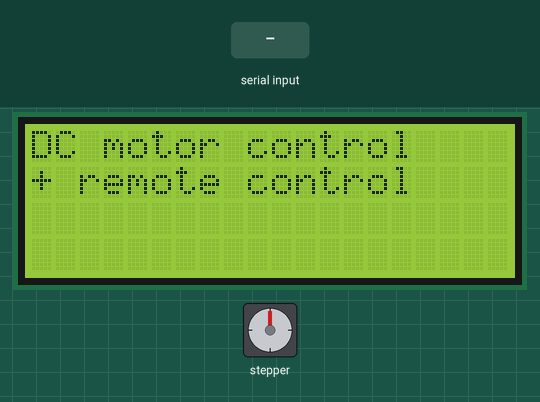
This sketch was run on a simulated Arduino Uno, built with avr-gcc and run on an emulated ATmega328P. On the bench: stepper motor, 20×4 character LCD. Wiring (inferred from the names in the program): stepper motor (2048 steps per turn assumed): coils pin 4, pin 5, pin 6, pin 7. The test bench sets the inputs (shaded band).

Above: at 2.2 s.
2.3 s: "W" received over Serial
At 3.5 s:
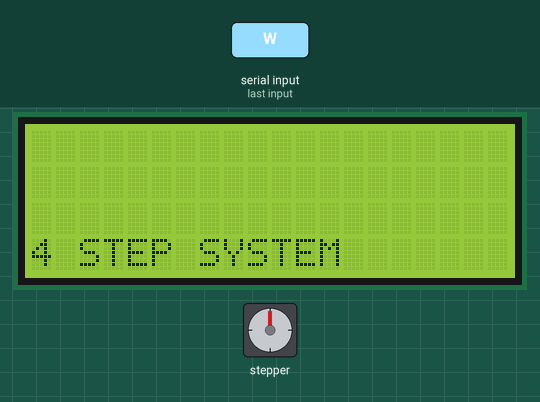
3.8 s: "Z" received over Serial
At 5.0 s:
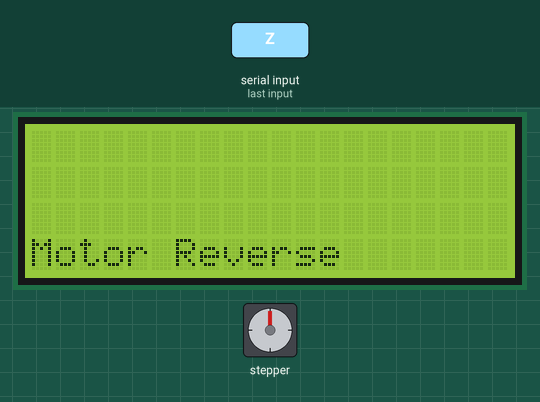
5.3 s: "E" received over Serial
At 5.7 s:
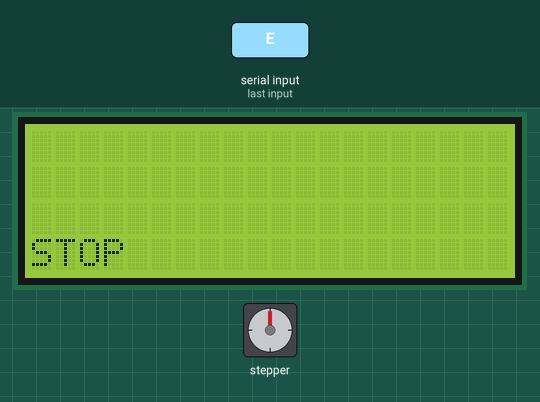
Timing chart, 0 to 8.3 s (numbered marks = the images above; inputs shaded):
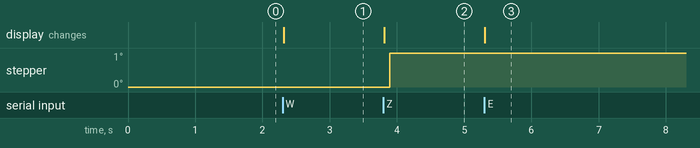

Measured:
- after the input at 2.3 s, the display: changes at once (image 1)
- after the input at 5.3 s, the display: changes at once (image 3)

The sketch:

stepperRF_receiver.ino
```cpp
#include <LiquidCrystal.h>
LiquidCrystal lcd(13, 12, 11, 10, 9, 8);
#define STEPPER_MOTOR_PHASE_A 4
#define STEPPER_MOTOR_PHASE_B 5
#define STEPPER_MOTOR_PHASE_C 6
#define STEPPER_MOTOR_PHASE_D 7
void setup()
{
 Serial.begin(9600);
 lcd.begin(20,4);
 pinMode(STEPPER_MOTOR_PHASE_A, OUTPUT);
 pinMode(STEPPER_MOTOR_PHASE_B, OUTPUT);
 pinMode(STEPPER_MOTOR_PHASE_C, OUTPUT);
 pinMode(STEPPER_MOTOR_PHASE_D, OUTPUT);
 lcd.setCursor(0,0);
 lcd.print("DC motor control");
 lcd.setCursor(0,1);
 lcd.print("+ remote control");
 delay(1000);
}
void loop()
{
char LABVIEW_SERIAL_CHAR;
LABVIEW_SERIAL_CHAR=Serial.read();
 if (LABVIEW_SERIAL_CHAR=='W')

 {
    lcd.clear();
    lcd.setCursor(0,3);
    lcd.print("4 STEP SYSTEM");
    digitalWrite(STEPPER_MOTOR_PHASE_A, HIGH);
    digitalWrite(STEPPER_MOTOR_PHASE_B, LOW);
    digitalWrite(STEPPER_MOTOR_PHASE_C, LOW);
    digitalWrite(STEPPER_MOTOR_PHASE_D, LOW);
    delay(20);
    digitalWrite(STEPPER_MOTOR_PHASE_A, LOW);
    digitalWrite(STEPPER_MOTOR_PHASE_B, HIGH);
    digitalWrite(STEPPER_MOTOR_PHASE_C, LOW);
    digitalWrite(STEPPER_MOTOR_PHASE_D, LOW);
    delay(20);
    digitalWrite(STEPPER_MOTOR_PHASE_A, LOW);
    digitalWrite(STEPPER_MOTOR_PHASE_B, LOW);
    digitalWrite(STEPPER_MOTOR_PHASE_C, HIGH);
    digitalWrite(STEPPER_MOTOR_PHASE_D, LOW);
    delay(20);
    digitalWrite(STEPPER_MOTOR_PHASE_A, LOW);
    digitalWrite(STEPPER_MOTOR_PHASE_B, LOW);
  digitalWrite(STEPPER_MOTOR_PHASE_C, LOW);
    digitalWrite(STEPPER_MOTOR_PHASE_D, HIGH);
 }
 else if (LABVIEW_SERIAL_CHAR=='Z')
 {
   lcd.clear();
   lcd.setCursor(0,3);
   lcd.print("Motor Reverse");
   digitalWrite(STEPPER_MOTOR_PHASE_A, HIGH);
   digitalWrite(STEPPER_MOTOR_PHASE_B, LOW);
   digitalWrite(STEPPER_MOTOR_PHASE_C, LOW);
   digitalWrite(STEPPER_MOTOR_PHASE_D, LOW);
   delay(20);
   digitalWrite(STEPPER_MOTOR_PHASE_A, HIGH);
   digitalWrite(STEPPER_MOTOR_PHASE_B, HIGH);
   digitalWrite(STEPPER_MOTOR_PHASE_C, LOW);
   digitalWrite(STEPPER_MOTOR_PHASE_D, LOW);
   delay(20);
   digitalWrite(STEPPER_MOTOR_PHASE_A, LOW);
   digitalWrite(STEPPER_MOTOR_PHASE_B, HIGH);
   digitalWrite(STEPPER_MOTOR_PHASE_C, LOW);
   digitalWrite(STEPPER_MOTOR_PHASE_D, LOW);
   delay(20);
   digitalWrite(STEPPER_MOTOR_PHASE_A, LOW);
   digitalWrite(STEPPER_MOTOR_PHASE_B, HIGH);
   digitalWrite(STEPPER_MOTOR_PHASE_C, HIGH);
   digitalWrite(STEPPER_MOTOR_PHASE_D, LOW);
   delay(20);
   digitalWrite(STEPPER_MOTOR_PHASE_A, LOW);
   digitalWrite(STEPPER_MOTOR_PHASE_B, LOW);
   digitalWrite(STEPPER_MOTOR_PHASE_C, HIGH);
   digitalWrite(STEPPER_MOTOR_PHASE_D, LOW);
   delay(20);
   digitalWrite(STEPPER_MOTOR_PHASE_A, LOW);
   digitalWrite(STEPPER_MOTOR_PHASE_B, LOW);
   digitalWrite(STEPPER_MOTOR_PHASE_C, HIGH);
   digitalWrite(STEPPER_MOTOR_PHASE_D, HIGH);
   delay(20);
   digitalWrite(STEPPER_MOTOR_PHASE_A, LOW);
   digitalWrite(STEPPER_MOTOR_PHASE_B, LOW);
   digitalWrite(STEPPER_MOTOR_PHASE_C, LOW);
   digitalWrite(STEPPER_MOTOR_PHASE_D,HIGH);
   delay(20);
digitalWrite(STEPPER_MOTOR_PHASE_A, HIGH);
   digitalWrite(STEPPER_MOTOR_PHASE_B, LOW);
   digitalWrite(STEPPER_MOTOR_PHASE_C, LOW);
   digitalWrite(STEPPER_MOTOR_PHASE_D, HIGH);

 }
 else if (LABVIEW_SERIAL_CHAR=='E')
 {
   lcd.clear();
   lcd.setCursor(0,3);
   lcd.print("STOP");
    digitalWrite(STEPPER_MOTOR_PHASE_A, LOW);
    digitalWrite(STEPPER_MOTOR_PHASE_B, LOW);
    digitalWrite(STEPPER_MOTOR_PHASE_C, LOW);
    digitalWrite(STEPPER_MOTOR_PHASE_D, LOW);
 }
    delay(10);
}
```
